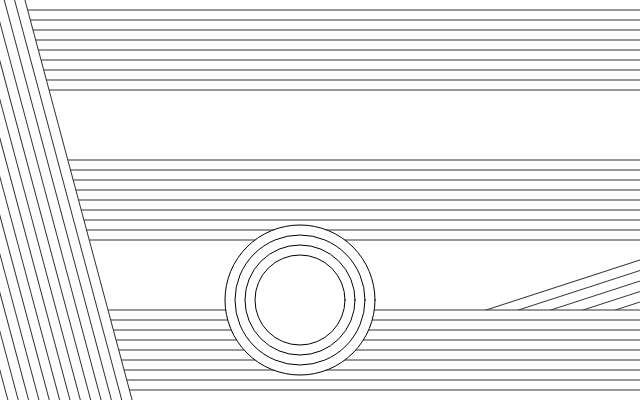
Frame 1 (no input)
Frame 60 (no input): identical to frame 1, image omitted
Frame 120 (the mouse pressed at the canvas centre since frame 60): identical to frame 1, image omitted

The p5.js sketch that drew this single still picture (run headless with seeded random() and noise() and a simulated clock; from frame 60 on, the mouse is pressed at the canvas centre):

// p5.js sketch
// ── sketch.js
const strokeColor = 51;
const borderDiff = 10;

function setup() {
    createCanvas(640, 400);

    drawMountain();
    drawEvening();
    drawWind();

    for (let i = 0; i < 4; i++) {
        ellipse(height - 100, height - 100, 150 - i * 20, 150 - i * 20);
    }
}

function drawMountain() {
    push();
    translate(width, height - 140);
    rotate((2 * PI) / 5);
    noStroke();
    rect(0, 0, 110, height + 100);
    stroke(51);
    for (let i = 0; i < 11; i++) {
        line(i * 10, 0, i * 10, height + 100);
    }
    pop();
}

function drawWind() {
    push();
    translate(-120, 0);
    rotate(- PI / 12);
    noStroke();
    rect(0, 0, 140, height + 100);
    stroke(strokeColor);
    for (let i = 0; i < 15; i++) {
        line(i * 10, 0, i * 10, height + 100);
    }
    pop();
}

function drawEvening() {
    const diff = 150;
    const loop = 9;
    const size = loop * borderDiff;
    for (let i = 0; i < 4; i++) {
        push();
        translate(0, height - (size + (diff * i)));
        noStroke();
        rect(0, 0, width, size);
        stroke(strokeColor);
        for (let j = 0; j < loop; j++) {
            const y = j * borderDiff;
            line(0, y, width, y);
        }
        pop();
    }
}

function draw() {
}
